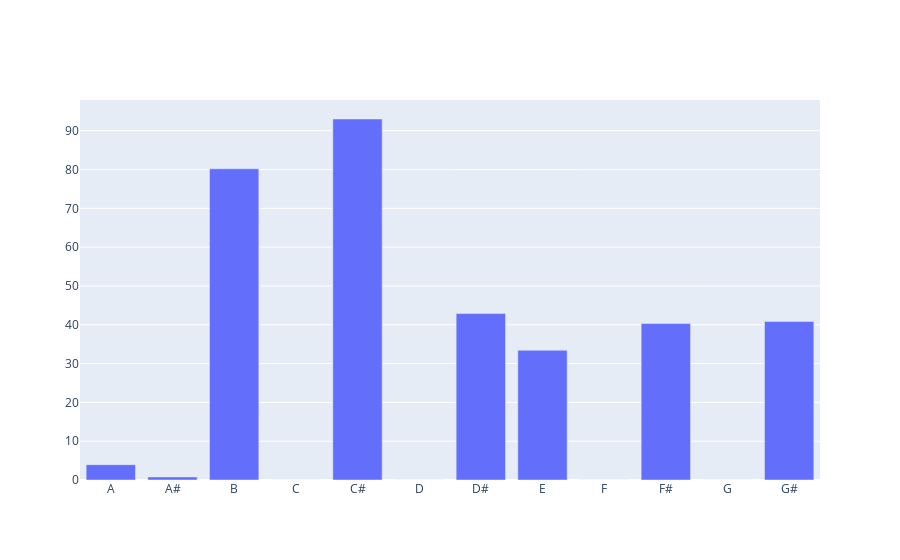

The notebook cell saved with this chart:
### Code cell
import plotly.graph_objects as go # instr
fig = go.Figure(data=go.Bar(x=["A","A#","B","C","C#","D","D#","E","F","F#","G","G#"], 
                            y=[ 
3.96
,
0.80
,
80.19
,
0.00
,
93.02
,
0.00
,
42.89
,
33.43
,
0.00
,
40.32
,
0.00
,
40.85

]))
fig.show()

### Figure 1 — Plotly figure (JSON) as saved in the notebook; plotly's stock layout.template omitted (floating-point values rounded to 4 significant figures)
{"data": [{"type": "bar", "x": ["A", "A#", "B", "C", "C#", "D", "D#", "E", "F", "F#", "G", "G#"], "y": [3.96, 0.8, 80.19, 0, 93.02, 0, 42.89, 33.43, 0, 40.32, 0, 40.85]}], "layout": {}}
